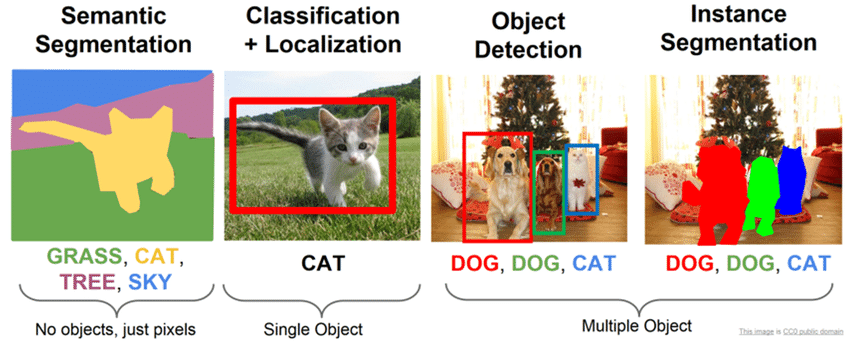
#> input picture tutorials/.asset/example.ppm, 850 x 342 px, given in place of olympics.jpg, which was not available
$ jupyter execute Hough_Transform.ipynb   (text cells are left out)
#> lines starting #> are read from the running program, lines starting #| are printed output that depends on the picture; long printed decimals are rounded; pictures that were not available may be replaced by others from this repository, and a replacement may not be noted
[cell 1]
import numpy as np
import cv2 as cv
import matplotlib.pyplot as plt

image = cv.imread('./raw/hough_transform/olympics.jpg')
#> image is the input picture: shape (342, 850, 3); mean B, G, R 178, 192.8, 202.1
output = image.copy()
gray = cv.cvtColor(image, cv.COLOR_BGR2GRAY)
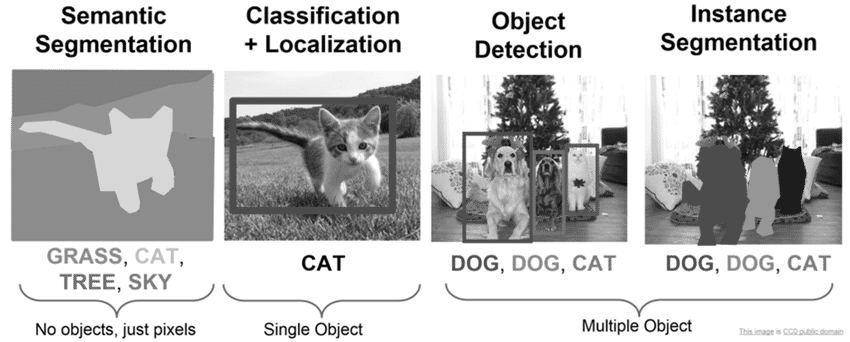
#> gray: shape (342, 850); min 1, max 255, mean 193.9
circles = cv.HoughCircles(gray, cv.HOUGH_GRADIENT, 1.2, 100)
#> circles = 15 rows, first 8: [552.6, 327, 279.8], [641.4, 162.6, 139.9], [570.6, 16.2, 193.1], [432.6, 127.8, 113.9], [377.4, 333, 217], [127.8, 190.2, 145.1], [467.4, 18.6, 192.8], [342.6, 173.4, 67.08]
print(circles)
#| [[[552.600  327.       279.84    ]
#|   [641.4      162.6      139.92    ]
#|   [570.600   16.2      193.08    ]
#|   [432.6      127.8      113.880]
#|   [377.400  333.       216.96    ]
#|   [127.8      190.200  145.08    ]
#|   [467.400   18.6      192.840 ]
#|   [342.6      173.400   67.08    ]
#|   [192.6      108.600 132.480 ]
#|   [761.4      192.6       82.200]
#|   [240.6      259.800   99.840]
#|   [299.400   78.600  67.32    ]
#> (further printed lines are left out)
circles.astype(int)
#> Out = 15 rows, first 8: [552, 327, 279], [641, 162, 139], [570, 16, 193], [432, 127, 113], [377, 333, 216], [127, 190, 145], [467, 18, 192], [342, 173, 67]

[cell 2]
def process_result(circles, img):

    if circles is not None:
        circles = np.round(circles[0, :, :]).astype("int")
#> circles = 15 rows, first 8: [553, 327, 280], [641, 163, 140], [571, 16, 193], [433, 128, 114], [377, 333, 217], [128, 190, 145], [467, 19, 193], [343, 173, 67]

        for (x, y, r) in circles:
            cv.circle(img, (x, y), r, (0, 255, 0), 4)
            cv.rectangle(img, (x-5, y-5), (x+5, y+5), (0, 128, 255), -1)
#> this loop made 15 passes
#> (x, y, r) on passes 1 to 12: (553, 327, 280), (641, 163, 140), (571, 16, 193), (433, 128, 114), (377, 333, 217), (128, 190, 145), (467, 19, 193), (343, 173, 67), (193, 109, 132), (761, 193, 82), (241, 260, 100), (299, 79, 67)
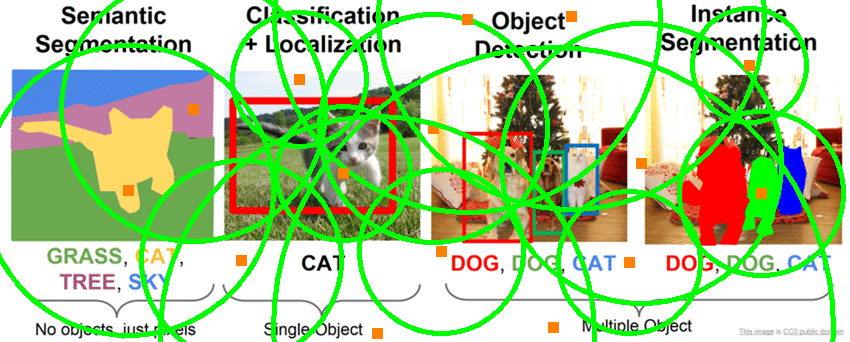
#> img: shape (342, 850, 3); mean B, G, R 154.8, 204.5, 176.5

    plt.imshow(img)

[cell 3]
process_result(circles, image)

[cell 4]
image = cv.imread('./raw/hough_transform/segment01_03.png')
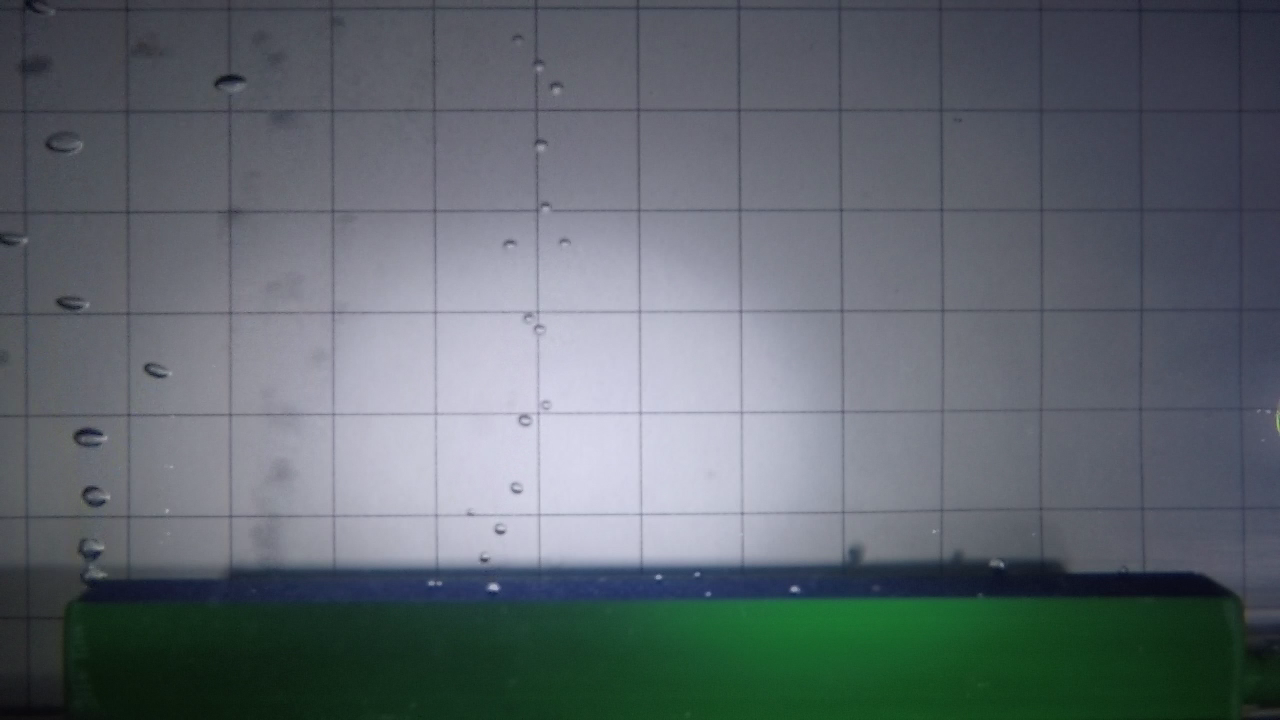
#> input picture data/HOG_dataset/valid/segment01_03.png, 1280 x 720 px, found by its file name
#> image is the input picture: shape (720, 1280, 3); mean B, G, R 109.3, 103.1, 94.7
gray = cv.cvtColor(image, cv.COLOR_BGR2GRAY)
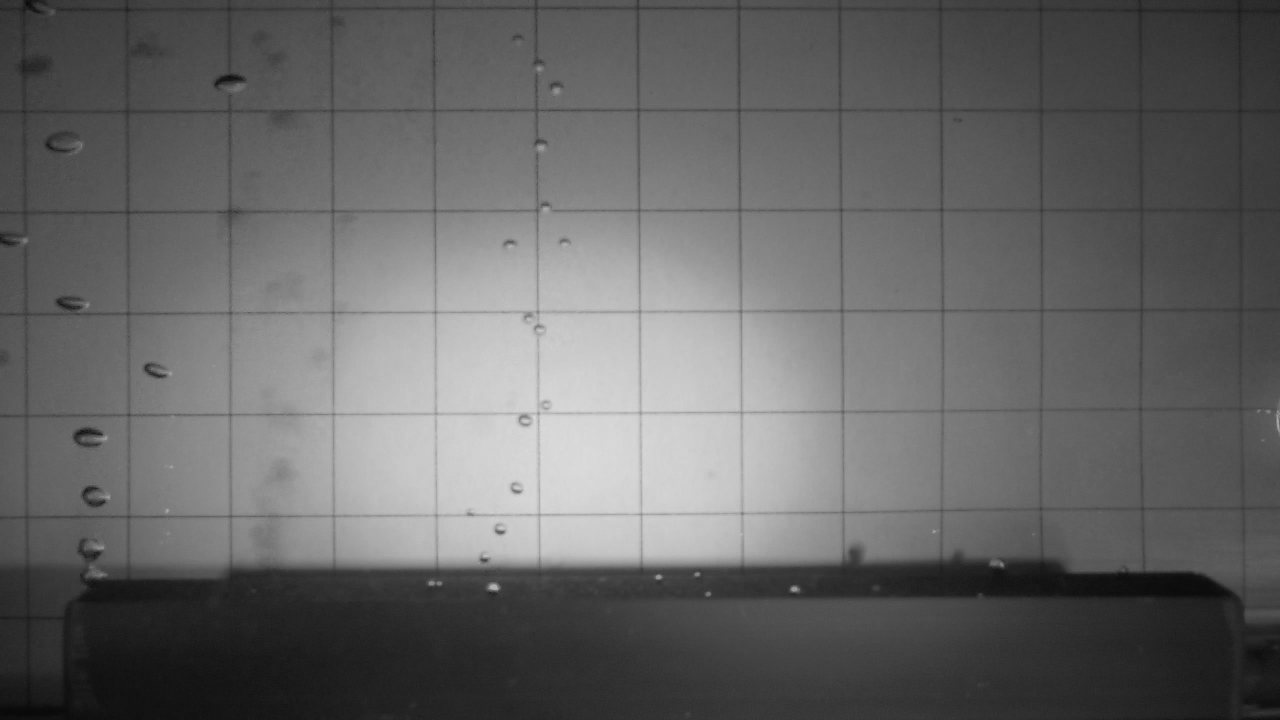
#> gray: shape (720, 1280); min 7, max 220, mean 101.3
circles = cv.HoughCircles(gray, cv.HOUGH_GRADIENT, 1, 100)
#> circles = None

process_result(circles, image)
